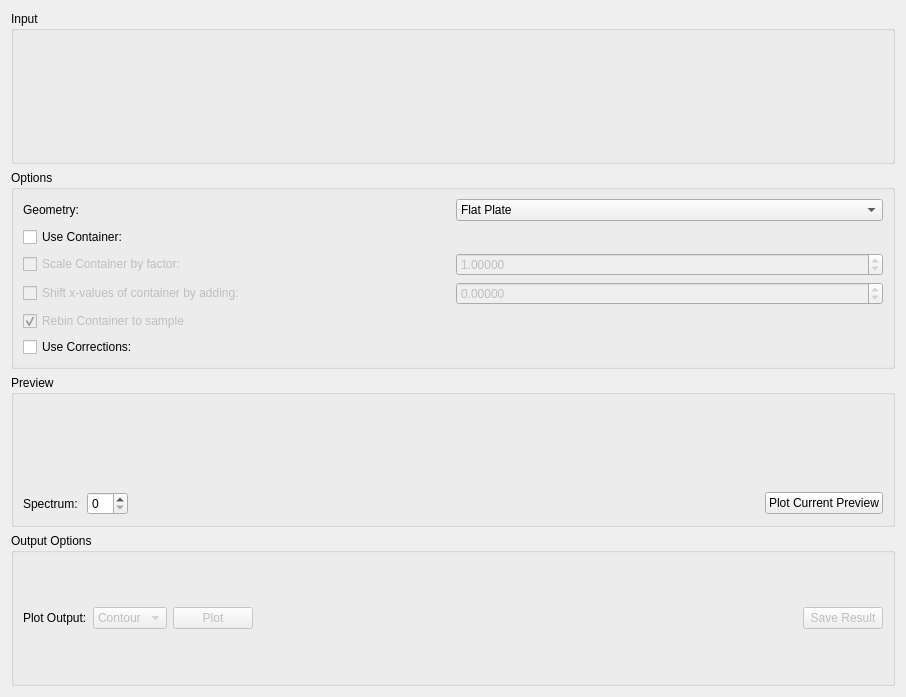
<?xml version="1.0" encoding="UTF-8"?>
<ui version="4.0">
 <class>ApplyPaalmanPings</class>
 <widget class="QWidget" name="ApplyPaalmanPings">
  <property name="geometry">
   <rect>
    <x>0</x>
    <y>0</y>
    <width>906</width>
    <height>697</height>
   </rect>
  </property>
  <property name="windowTitle">
   <string>Form</string>
  </property>
  <layout class="QVBoxLayout" name="verticalLayout_2">
   <item>
    <widget class="QGroupBox" name="gbInput">
     <property name="title">
      <string>Input</string>
     </property>
     <layout class="QVBoxLayout" name="abscor_loInput">
      <item>
       <widget class="MantidQt::MantidWidgets::DataSelector" name="dsSample" native="true">
        <property name="sizePolicy">
         <sizepolicy hsizetype="Minimum" vsizetype="Fixed">
          <horstretch>0</horstretch>
          <verstretch>0</verstretch>
         </sizepolicy>
        </property>
        <property name="autoLoad" stdset="0">
         <bool>true</bool>
        </property>
        <property name="workspaceSuffixes" stdset="0">
         <stringlist>
          <string>_red</string>
          <string>_sqw</string>
         </stringlist>
        </property>
        <property name="fileBrowserSuffixes" stdset="0">
         <stringlist>
          <string>_red.nxs</string>
          <string>_sqw.nxs</string>
         </stringlist>
        </property>
        <property name="showLoad" stdset="0">
         <bool>false</bool>
        </property>
        <property name="ShowGroups" stdset="0">
         <bool>false</bool>
        </property>
       </widget>
      </item>
     </layout>
    </widget>
   </item>
   <item>
    <widget class="QGroupBox" name="gbOptions">
     <property name="title">
      <string>Options</string>
     </property>
     <layout class="QGridLayout" name="gridLayout">
      <item row="4" column="0">
       <widget class="QCheckBox" name="ckShiftCan">
        <property name="enabled">
         <bool>false</bool>
        </property>
        <property name="text">
         <string>Shift x-values of container by adding:</string>
        </property>
        <property name="checked">
         <bool>false</bool>
        </property>
       </widget>
      </item>
      <item row="1" column="0">
       <widget class="QCheckBox" name="ckUseCan">
        <property name="text">
         <string>Use Container:</string>
        </property>
       </widget>
      </item>
      <item row="4" column="1">
       <layout class="QHBoxLayout" name="loShiftFactor">
        <item>
         <widget class="QDoubleSpinBox" name="spCanShift">
          <property name="enabled">
           <bool>false</bool>
          </property>
          <property name="decimals">
           <number>5</number>
          </property>
          <property name="minimum">
           <double>-999.990000000000009</double>
          </property>
          <property name="maximum">
           <double>999.990000000000009</double>
          </property>
          <property name="singleStep">
           <double>0.010000000000000</double>
          </property>
          <property name="value">
           <double>0.000000000000000</double>
          </property>
         </widget>
        </item>
       </layout>
      </item>
      <item row="6" column="0">
       <widget class="QCheckBox" name="ckUseCorrections">
        <property name="text">
         <string>Use Corrections:</string>
        </property>
       </widget>
      </item>
      <item row="6" column="1">
       <widget class="MantidQt::MantidWidgets::DataSelector" name="dsCorrections" native="true">
        <property name="enabled">
         <bool>false</bool>
        </property>
        <property name="sizePolicy">
         <sizepolicy hsizetype="Minimum" vsizetype="Fixed">
          <horstretch>0</horstretch>
          <verstretch>0</verstretch>
         </sizepolicy>
        </property>
        <property name="autoLoad" stdset="0">
         <bool>true</bool>
        </property>
        <property name="workspaceSuffixes" stdset="0">
         <stringlist>
          <string>_flt_abs</string>
         </stringlist>
        </property>
        <property name="fileBrowserSuffixes" stdset="0">
         <stringlist>
          <string>_flt_abs.nxs</string>
         </stringlist>
        </property>
        <property name="showLoad" stdset="0">
         <bool>false</bool>
        </property>
       </widget>
      </item>
      <item row="3" column="0">
       <widget class="QCheckBox" name="ckScaleCan">
        <property name="enabled">
         <bool>false</bool>
        </property>
        <property name="text">
         <string>Scale Container by factor:</string>
        </property>
        <property name="checked">
         <bool>false</bool>
        </property>
       </widget>
      </item>
      <item row="1" column="1">
       <widget class="MantidQt::MantidWidgets::DataSelector" name="dsContainer" native="true">
        <property name="enabled">
         <bool>false</bool>
        </property>
        <property name="sizePolicy">
         <sizepolicy hsizetype="Minimum" vsizetype="Fixed">
          <horstretch>0</horstretch>
          <verstretch>0</verstretch>
         </sizepolicy>
        </property>
        <property name="autoLoad" stdset="0">
         <bool>true</bool>
        </property>
        <property name="workspaceSuffixes" stdset="0">
         <stringlist>
          <string>_red</string>
          <string>_sqw</string>
         </stringlist>
        </property>
        <property name="fileBrowserSuffixes" stdset="0">
         <stringlist>
          <string>_red.nxs</string>
          <string>_sqw.nxs</string>
         </stringlist>
        </property>
        <property name="showLoad" stdset="0">
         <bool>false</bool>
        </property>
        <property name="ShowGroups" stdset="0">
         <bool>false</bool>
        </property>
       </widget>
      </item>
      <item row="3" column="1">
       <layout class="QHBoxLayout" name="loScaleFactor">
        <item>
         <widget class="QDoubleSpinBox" name="spCanScale">
          <property name="enabled">
           <bool>false</bool>
          </property>
          <property name="decimals">
           <number>5</number>
          </property>
          <property name="maximum">
           <double>999.990000000000009</double>
          </property>
          <property name="singleStep">
           <double>0.100000000000000</double>
          </property>
          <property name="value">
           <double>1.000000000000000</double>
          </property>
         </widget>
        </item>
       </layout>
      </item>
      <item row="0" column="1">
       <widget class="QComboBox" name="cbGeometry">
        <item>
         <property name="text">
          <string>Flat Plate</string>
         </property>
        </item>
        <item>
         <property name="text">
          <string>Cylinder</string>
         </property>
        </item>
        <item>
         <property name="text">
          <string>Annulus</string>
         </property>
        </item>
       </widget>
      </item>
      <item row="0" column="0">
       <widget class="QLabel" name="lbGeometry">
        <property name="text">
         <string>Geometry:</string>
        </property>
       </widget>
      </item>
      <item row="5" column="0">
       <widget class="QCheckBox" name="ckRebinContainer">
        <property name="enabled">
         <bool>false</bool>
        </property>
        <property name="text">
         <string>Rebin Container to sample</string>
        </property>
        <property name="checked">
         <bool>true</bool>
        </property>
       </widget>
      </item>
     </layout>
    </widget>
   </item>
   <item>
    <widget class="QGroupBox" name="groupBox">
     <property name="title">
      <string>Preview</string>
     </property>
     <layout class="QVBoxLayout" name="verticalLayout">
      <item>
       <widget class="MantidQt::MantidWidgets::PreviewPlot" name="ppPreview" native="true"/>
      </item>
      <item>
       <layout class="QHBoxLayout" name="horizontalLayout_2">
        <item>
         <widget class="QLabel" name="lbPreviewSpec">
          <property name="text">
           <string>Spectrum: </string>
          </property>
         </widget>
        </item>
        <item>
         <widget class="QSpinBox" name="spPreviewSpec"/>
        </item>
        <item>
         <spacer name="horizontalSpacer">
          <property name="orientation">
           <enum>Qt::Horizontal</enum>
          </property>
          <property name="sizeHint" stdset="0">
           <size>
            <width>40</width>
            <height>20</height>
           </size>
          </property>
         </spacer>
        </item>
        <item>
         <widget class="QPushButton" name="pbPlotPreview">
          <property name="text">
           <string>Plot Current Preview</string>
          </property>
         </widget>
        </item>
       </layout>
      </item>
     </layout>
    </widget>
   </item>
   <item>
    <widget class="QGroupBox" name="gbOutput">
     <property name="title">
      <string>Output Options</string>
     </property>
     <layout class="QHBoxLayout" name="horizontalLayout">
      <item>
       <widget class="QLabel" name="lbPlotOutput">
        <property name="sizePolicy">
         <sizepolicy hsizetype="Maximum" vsizetype="Preferred">
          <horstretch>0</horstretch>
          <verstretch>0</verstretch>
         </sizepolicy>
        </property>
        <property name="text">
         <string>Plot Output:</string>
        </property>
       </widget>
      </item>
      <item>
       <widget class="QComboBox" name="cbPlotOutput">
        <property name="enabled">
         <bool>false</bool>
        </property>
        <item>
         <property name="text">
          <string>Contour</string>
         </property>
        </item>
        <item>
         <property name="text">
          <string>Spectra</string>
         </property>
        </item>
        <item>
         <property name="text">
          <string>Both</string>
         </property>
        </item>
       </widget>
      </item>
      <item>
       <widget class="QPushButton" name="pbPlot">
        <property name="enabled">
         <bool>false</bool>
        </property>
        <property name="text">
         <string>Plot</string>
        </property>
       </widget>
      </item>
      <item>
       <spacer name="horizontalSpacer_1">
        <property name="orientation">
         <enum>Qt::Horizontal</enum>
        </property>
        <property name="sizeHint" stdset="0">
         <size>
          <width>40</width>
          <height>20</height>
         </size>
        </property>
       </spacer>
      </item>
      <item>
       <widget class="QPushButton" name="pbSave">
        <property name="enabled">
         <bool>false</bool>
        </property>
        <property name="text">
         <string>Save Result</string>
        </property>
       </widget>
      </item>
     </layout>
    </widget>
   </item>
  </layout>
 </widget>
 <customwidgets>
  <customwidget>
   <class>MantidQt::MantidWidgets::DataSelector</class>
   <extends>QWidget</extends>
   <header>MantidQtWidgets/Common/DataSelector.h</header>
  </customwidget>
  <customwidget>
   <class>MantidQt::MantidWidgets::PreviewPlot</class>
   <extends>QWidget</extends>
   <header>MantidQtWidgets/Common/PreviewPlot.h</header>
   <container>1</container>
  </customwidget>
 </customwidgets>
 <resources/>
 <connections>
  <connection>
   <sender>ckUseCan</sender>
   <signal>toggled(bool)</signal>
   <receiver>ckScaleCan</receiver>
   <slot>setEnabled(bool)</slot>
   <hints>
    <hint type="sourcelabel">
     <x>50</x>
     <y>111</y>
    </hint>
    <hint type="destinationlabel">
     <x>61</x>
     <y>142</y>
    </hint>
   </hints>
  </connection>
  <connection>
   <sender>ckUseCan</sender>
   <signal>toggled(bool)</signal>
   <receiver>ckShiftCan</receiver>
   <slot>setEnabled(bool)</slot>
   <hints>
    <hint type="sourcelabel">
     <x>50</x>
     <y>111</y>
    </hint>
    <hint type="destinationlabel">
     <x>87</x>
     <y>196</y>
    </hint>
   </hints>
  </connection>
  <connection>
   <sender>ckScaleCan</sender>
   <signal>toggled(bool)</signal>
   <receiver>spCanScale</receiver>
   <slot>setEnabled(bool)</slot>
   <hints>
    <hint type="sourcelabel">
     <x>133</x>
     <y>143</y>
    </hint>
    <hint type="destinationlabel">
     <x>712</x>
     <y>164</y>
    </hint>
   </hints>
  </connection>
  <connection>
   <sender>ckShiftCan</sender>
   <signal>toggled(bool)</signal>
   <receiver>spCanShift</receiver>
   <slot>setEnabled(bool)</slot>
   <hints>
    <hint type="sourcelabel">
     <x>159</x>
     <y>196</y>
    </hint>
    <hint type="destinationlabel">
     <x>712</x>
     <y>199</y>
    </hint>
   </hints>
  </connection>
  <connection>
   <sender>ckUseCan</sender>
   <signal>toggled(bool)</signal>
   <receiver>dsContainer</receiver>
   <slot>setEnabled(bool)</slot>
   <hints>
    <hint type="sourcelabel">
     <x>119</x>
     <y>114</y>
    </hint>
    <hint type="destinationlabel">
     <x>784</x>
     <y>119</y>
    </hint>
   </hints>
  </connection>
  <connection>
   <sender>ckUseCorrections</sender>
   <signal>toggled(bool)</signal>
   <receiver>dsCorrections</receiver>
   <slot>setEnabled(bool)</slot>
   <hints>
    <hint type="sourcelabel">
     <x>145</x>
     <y>256</y>
    </hint>
    <hint type="destinationlabel">
     <x>784</x>
     <y>245</y>
    </hint>
   </hints>
  </connection>
  <connection>
   <sender>ckUseCan</sender>
   <signal>toggled(bool)</signal>
   <receiver>ckRebinContainer</receiver>
   <slot>setEnabled(bool)</slot>
   <hints>
    <hint type="sourcelabel">
     <x>250</x>
     <y>122</y>
    </hint>
    <hint type="destinationlabel">
     <x>201</x>
     <y>219</y>
    </hint>
   </hints>
  </connection>
 </connections>
</ui>
